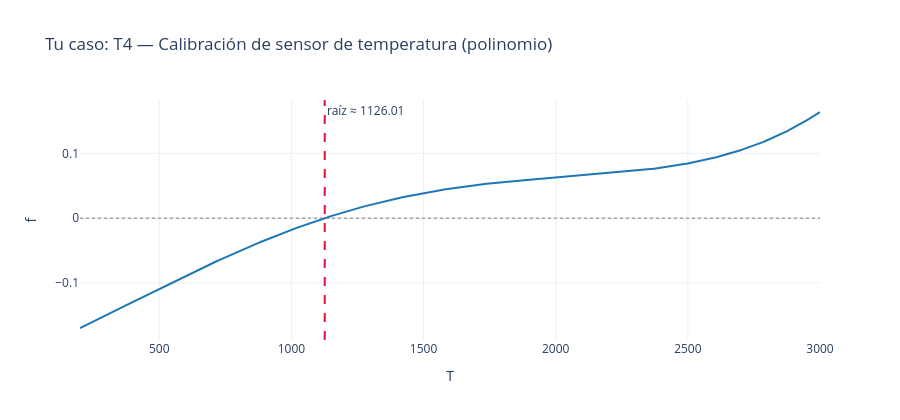

Write notebook code for a chart like this one.
### Code cell
# @title 🔍 Aísla la raíz (gráfica interactiva)
# Los métodos CERRADOS (bisección, falsa posición, punto fijo modificado) no
# pueden ni empezar si en los extremos del intervalo f(x) NO cambia de signo.
# Ese intervalo es el resultado de tu ANÁLISIS GRÁFICO, y es lo que se usa en
# toda la simulación.
import numpy as np
from IPython.display import display, Markdown

try: MIS_LIMITES = MIS_INTERVALOS       # <-- opcional: propón tu propio intervalo, p. ej. (0.005, 0.03)
except: MIS_LIMITES = None       # <-- opcional: propón tu propio intervalo, p. ej. (0.005, 0.03)

if not EQUIPO:
    print("⛔ Todavía no tienes tema asignado.")
elif ES_SISTEMA:
    print("Tu caso es un SISTEMA de ecuaciones: se resuelve con Newton multivariable")
    print("(Jacobiano), no con métodos de intervalo, así que aquí no hay que aislar.")
else:
    _lo, _hi = INFO["intervalo"]
    _nom = {n: (s[1] if s[0] == "n" else 0.5 * (s[1] + s[2])) for n, s in INFO["params"].items()}
    _raices = oraculo_escalar_todas(lambda z: MODELO["f_arr"](z, _nom), _lo, _hi)
    _r = _raices[0] if _raices else float("nan")

    _xs = np.linspace(_lo, _hi, 800)
    _fig = visualizar.graficar_funcion(
        lambda z: MODELO["f_arr"](np.asarray(z, dtype=float), _nom),
        _xs, raiz=_r, nombre_var=MODELO["vars"][0],
        titulo="Tu caso: %s — %s" % (TEMA, INFO["titulo"]))
    _fig.show(config=visualizar.config_plotly())

    _fa = MODELO["f_arr"](np.array([_lo]), _nom)[0]
    _fb = MODELO["f_arr"](np.array([_hi]), _nom)[0]
    print("Intervalo del tema : (%.6g, %.6g)" % (_lo, _hi))
    print("f(extremo izquierdo) = %+.6g" % _fa)
    print("f(extremo derecho)   = %+.6g" % _fb)
    print("¿Cambia de signo?    : %s" % ("SÍ ✅ el intervalo aísla la raíz"
                                          if _fa * _fb < 0 else "NO ⚠️"))
    print("Raíz con valores nominales: %.8g" % _r)
    print("Número de cruces del eje dentro del intervalo: %d" % len(_raices))

    display(Markdown(
        "Verifica con tu equipo que la curva cruce el eje **una sola vez** dentro del intervalo.  \n"
        "Las perturbaciones del Monte Carlo son **pequeñas** (±1–5 %), así que este **mismo** "
        "intervalo contiene la raíz en **todas** las muestras de la simulación. **No hay que "
        "recalcularlo muestra por muestra.**"))

    if MIS_LIMITES is not None:
        _a, _b = MIS_LIMITES
        _za = MODELO["f_arr"](np.array([_a]), _nom)[0]
        _zb = MODELO["f_arr"](np.array([_b]), _nom)[0]
        _ok = _za * _zb < 0
        print("\nTu intervalo (%g, %g): f(a)=%+.4g  f(b)=%+.4g  →  %s"
              % (_a, _b, _za, _zb, "AÍSLA ✅" if _ok else "NO aísla ❌"))
        if _ok:
            print("   ¡Bien! Ancho = %.4g. Cuanto más angosto, menos iteraciones necesita bisección." % (_b - _a))

### Figure 1 — Plotly figure (JSON) as saved in the notebook; plotly's stock layout.template omitted (floating-point values rounded to 4 significant figures; data arrays with more than 128 entries replaced by an {"elided": "..."} marker saying what was removed)
{"data": [{"line": {"color": "#1f77b4", "width": 2}, "mode": "lines", "name": "f(T)", "type": "scatter", "x": {"elided": "800 float values"}, "y": {"elided": "800 float values"}}], "layout": {"annotations": [{"showarrow": false, "text": "raíz ≈ 1126.01", "x": 1126.0, "xanchor": "left", "xref": "x", "y": 1, "yanchor": "top", "yref": "y domain"}], "height": 420, "shapes": [{"line": {"color": "gray", "dash": "dot", "width": 1}, "type": "line", "x0": 0, "x1": 1, "xref": "x domain", "y0": 0, "y1": 0, "yref": "y"}, {"line": {"color": "crimson", "dash": "dash", "width": 2}, "type": "line", "x0": 1126.0, "x1": 1126.0, "xref": "x", "y0": 0, "y1": 1, "yref": "y domain"}], "title": {"text": "Tu caso: T4 — Calibración de sensor de temperatura (polinomio)"}, "xaxis": {"title": {"text": "T"}}, "yaxis": {"title": {"text": "f"}}}}
